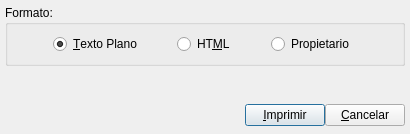
<ui version="4.0" >
 <class>ExtractoPrintBase</class>
 <widget class="QDialog" name="ExtractoPrintBase" >
  <property name="geometry" >
   <rect>
    <x>0</x>
    <y>0</y>
    <width>410</width>
    <height>134</height>
   </rect>
  </property>
  <property name="windowTitle" >
   <string>Impresion del Extracto</string>
  </property>
  <layout class="QVBoxLayout" >
   <property name="margin" >
    <number>5</number>
   </property>
   <property name="spacing" >
    <number>5</number>
   </property>
   <item>
    <widget class="QGroupBox" name="groupBox" >
     <property name="sizePolicy" >
      <sizepolicy>
       <hsizetype>7</hsizetype>
       <vsizetype>0</vsizetype>
       <horstretch>0</horstretch>
       <verstretch>0</verstretch>
      </sizepolicy>
     </property>
     <property name="title" >
      <string>Formato:</string>
     </property>
     <layout class="QVBoxLayout" >
      <property name="margin" >
       <number>9</number>
      </property>
      <property name="spacing" >
       <number>6</number>
      </property>
      <item>
       <layout class="QHBoxLayout" >
        <property name="margin" >
         <number>0</number>
        </property>
        <property name="spacing" >
         <number>0</number>
        </property>
        <item>
         <widget class="QRadioButton" name="radiotexto" >
          <property name="sizePolicy" >
           <sizepolicy>
            <hsizetype>0</hsizetype>
            <vsizetype>0</vsizetype>
            <horstretch>0</horstretch>
            <verstretch>0</verstretch>
           </sizepolicy>
          </property>
          <property name="text" >
           <string>&amp;Texto Plano</string>
          </property>
          <property name="checked" >
           <bool>true</bool>
          </property>
         </widget>
        </item>
        <item>
         <widget class="QRadioButton" name="radiohtml" >
          <property name="sizePolicy" >
           <sizepolicy>
            <hsizetype>0</hsizetype>
            <vsizetype>0</vsizetype>
            <horstretch>0</horstretch>
            <verstretch>0</verstretch>
           </sizepolicy>
          </property>
          <property name="text" >
           <string>HT&amp;ML</string>
          </property>
         </widget>
        </item>
        <item>
         <widget class="QRadioButton" name="radiopropietario" >
          <property name="sizePolicy" >
           <sizepolicy>
            <hsizetype>0</hsizetype>
            <vsizetype>0</vsizetype>
            <horstretch>0</horstretch>
            <verstretch>0</verstretch>
           </sizepolicy>
          </property>
          <property name="text" >
           <string>Propietario</string>
          </property>
         </widget>
        </item>
       </layout>
      </item>
     </layout>
    </widget>
   </item>
   <item>
    <spacer>
     <property name="orientation" >
      <enum>Qt::Vertical</enum>
     </property>
     <property name="sizeType" >
      <enum>QSizePolicy::Expanding</enum>
     </property>
     <property name="sizeHint" >
      <size>
       <width>400</width>
       <height>16</height>
      </size>
     </property>
    </spacer>
   </item>
   <item>
    <layout class="QHBoxLayout" >
     <property name="margin" >
      <number>0</number>
     </property>
     <property name="spacing" >
      <number>0</number>
     </property>
     <item>
      <spacer>
       <property name="orientation" >
        <enum>Qt::Horizontal</enum>
       </property>
       <property name="sizeType" >
        <enum>QSizePolicy::Expanding</enum>
       </property>
       <property name="sizeHint" >
        <size>
         <width>398</width>
         <height>27</height>
        </size>
       </property>
      </spacer>
     </item>
     <item>
      <widget class="QPushButton" name="mui_imprimir" >
       <property name="text" >
        <string>&amp;Imprimir</string>
       </property>
       <property name="default" >
        <bool>true</bool>
       </property>
      </widget>
     </item>
     <item>
      <widget class="QPushButton" name="mui_cancelar" >
       <property name="text" >
        <string>&amp;Cancelar</string>
       </property>
      </widget>
     </item>
    </layout>
   </item>
  </layout>
 </widget>
 <layoutdefault spacing="6" margin="11" />
 <resources/>
 <connections>
  <connection>
   <sender>mui_cancelar</sender>
   <signal>clicked()</signal>
   <receiver>ExtractoPrintBase</receiver>
   <slot>close()</slot>
   <hints>
    <hint type="sourcelabel" >
     <x>468</x>
     <y>146</y>
    </hint>
    <hint type="destinationlabel" >
     <x>440</x>
     <y>100</y>
    </hint>
   </hints>
  </connection>
  <connection>
   <sender>mui_imprimir</sender>
   <signal>clicked()</signal>
   <receiver>ExtractoPrintBase</receiver>
   <slot>accept()</slot>
   <hints>
    <hint type="sourcelabel" >
     <x>552</x>
     <y>144</y>
    </hint>
    <hint type="destinationlabel" >
     <x>551</x>
     <y>100</y>
    </hint>
   </hints>
  </connection>
 </connections>
</ui>
